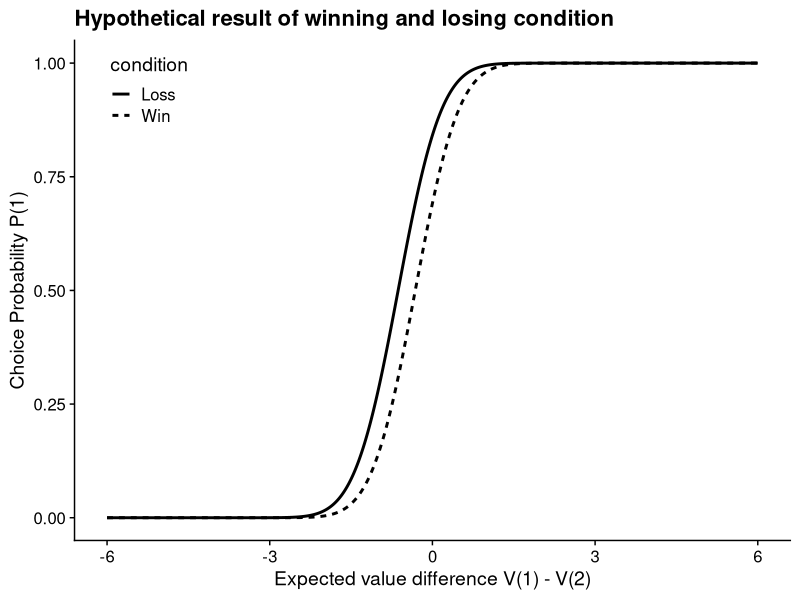
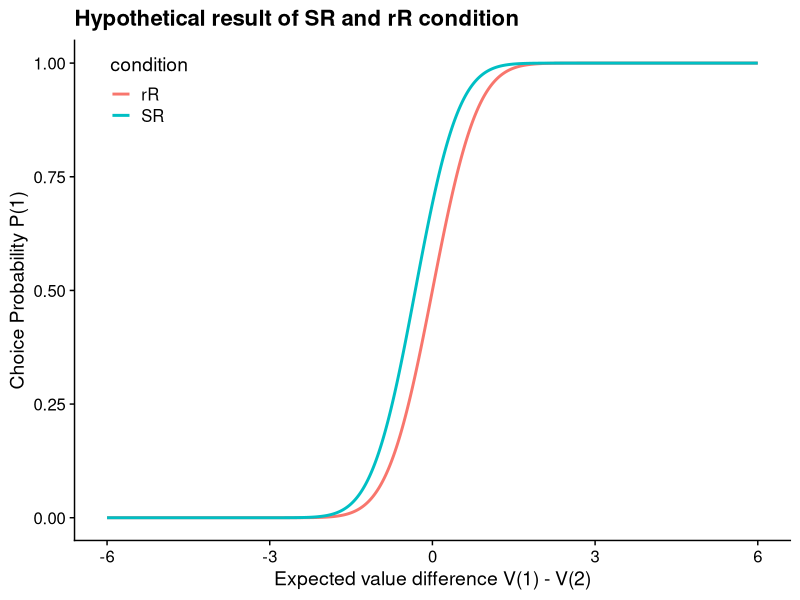
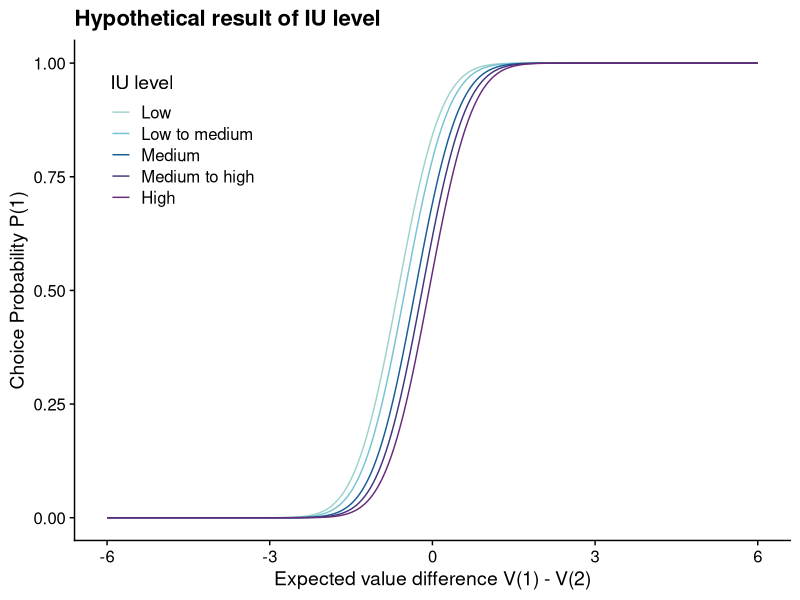
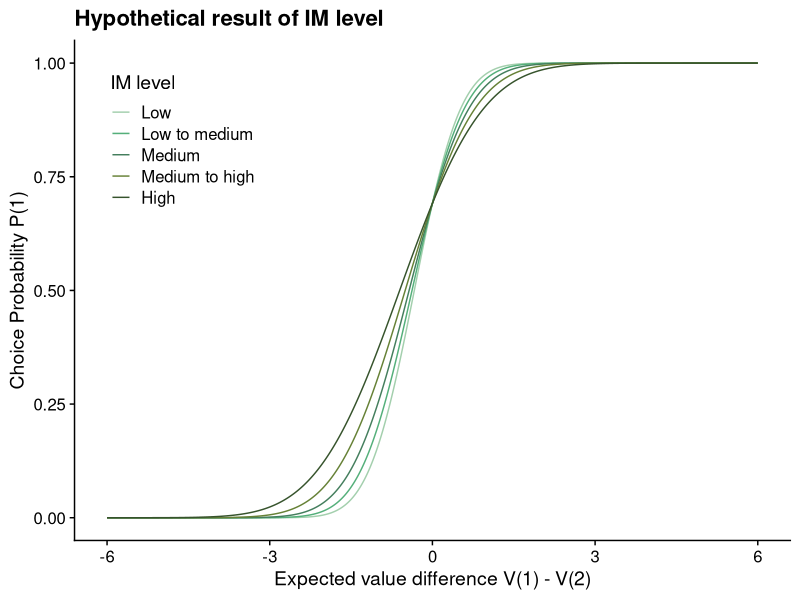
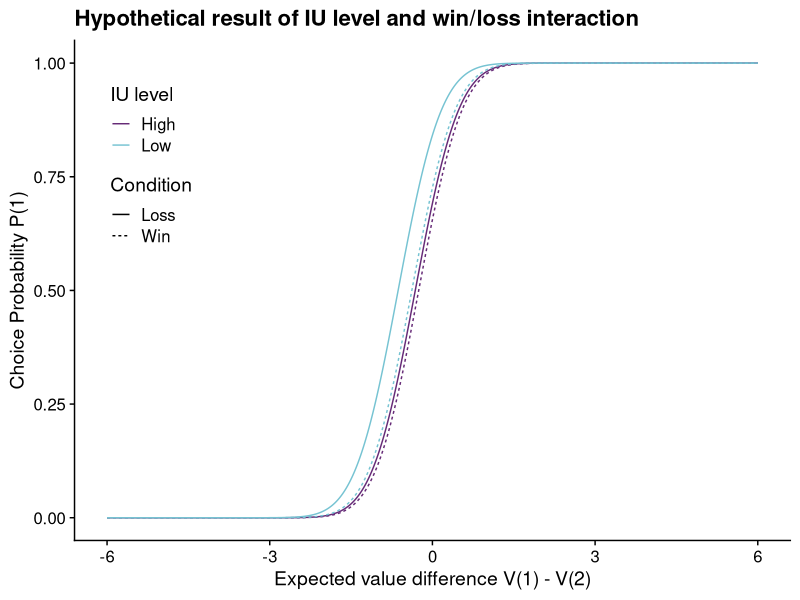
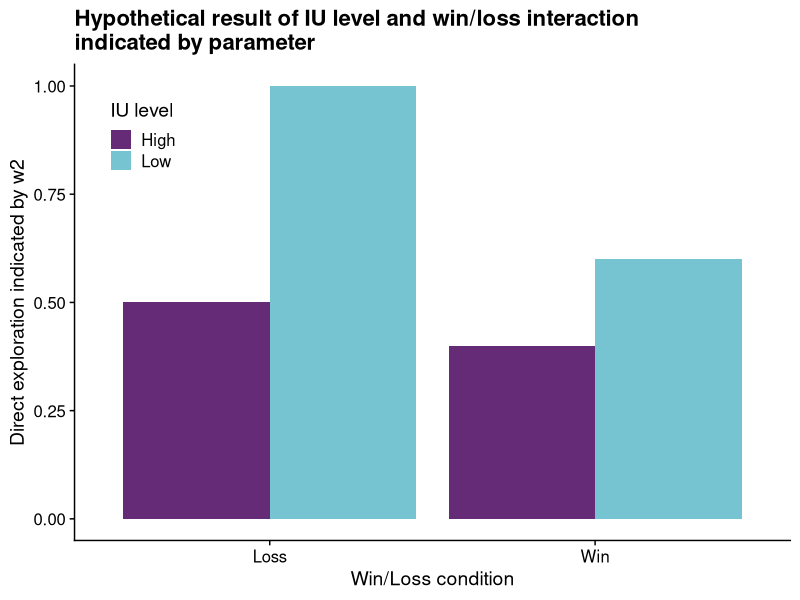
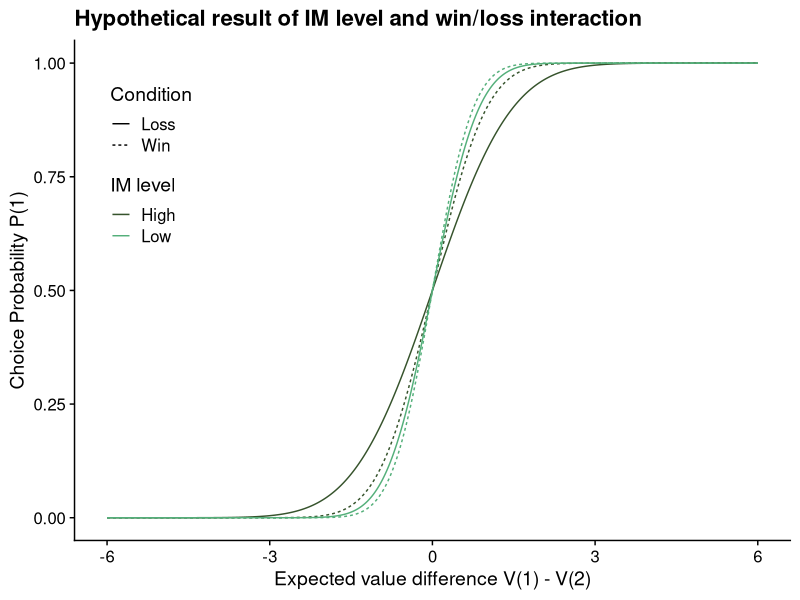
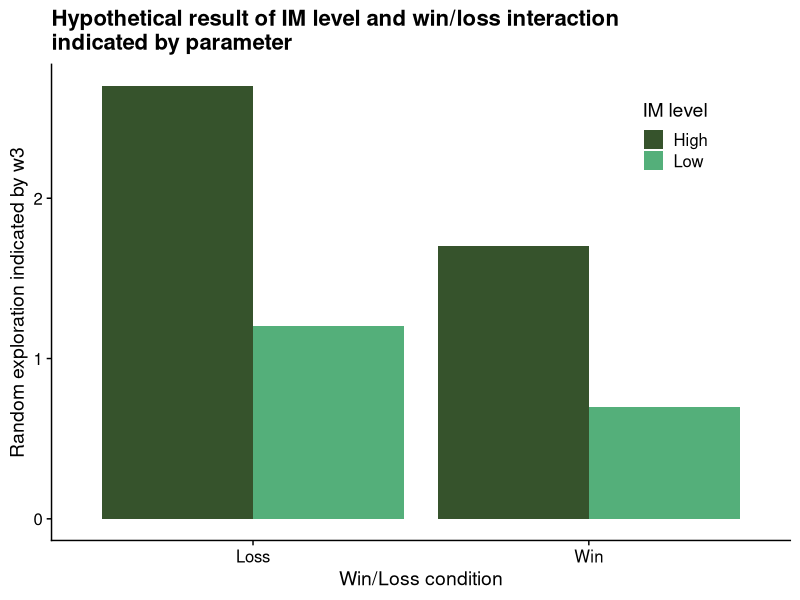

These figures' R source, in order: (Note: this script raises an error after producing the figures.)
## ---- chunk 1
knitr::opts_chunk$set(warning = FALSE, echo=FALSE)
library("tidyverse")
library("cowplot")
colorset_1 <- c("#9FD2CD", "#76C3D2", "#165D95", "#3E377E", "#662B77") # Colours of Sheffield row 5
colorset_2 <- c("#A3CFAD", "#54AF7A", "#447E5D", "#668136", "#36532C") # Colours of Sheffield row 6
## ---- chunk 2
V <- seq(-6, 6, 0.01)
Win <- pnorm(V + 0.5 + V/ 1.72) # 1.72 is the standard deviation of the population (TU)
Loss <- pnorm(V + 1 + V/ 1.72)
data_win_loss <- data.frame(V, Win, Loss) %>% 
  gather(key = "condition", value = "P", -V)

SR <- pnorm(V + 0.5 + V/ 1.72)
rR <- pnorm(V + V/ 1.89) # 1.89 is the standard deviation of the population (TU)
data_SR_rR <- data.frame(V, SR, rR) %>% 
  gather(key = "condition", value = "P", -V)
## ---- chunk 3
win_loss <- ggplot(data_win_loss, aes(x = V, y = P, linetype = condition)) +
  geom_line(linewidth = 1) +
  labs(x = "Expected value difference V(1) - V(2)",
       y = "Choice Probability P(1)",
       title = "Hypothetical result of winning and losing condition") +
  theme_cowplot() +
  theme(legend.position = c(0.05, 0.9))
win_loss
## ---- chunk 4
r <- c(-1,-1,-1,0,0,0,0,0,0,1,1,1)
R <- c(1,2,3,3,4,4,4,4,5,5,6,7)
V_r <- var(r) * 12/11 # using the variance of the population instead of the unbiased estimator
V_R <- var(R) * 12/11
sqrt(V_R + 0)
## ---- chunk 5
sqrt(V_r + V_R)
## ---- chunk 6
SR_rR <- ggplot(data_SR_rR, aes(x = V, y = P, colour = condition)) +
  geom_line(linewidth = 1) +
  labs(x = "Expected value difference V(1) - V(2)",
       y = "Choice Probability P(1)",
       title = "Hypothetical result of SR and rR condition") +
  theme_cowplot() +
  theme(legend.position = c(0.05, 0.9))
SR_rR
## ---- chunk 7
Low <- pnorm(V + 1 + V/ 1.72)
Low_M <- pnorm(V + 0.8 + V/ 1.72)
Medium <- pnorm(V + 0.5 + V/ 1.72)
Medium_H <- pnorm(V + 0.3 + V/ 1.72)
High <- pnorm(V + 0.1 + V/ 1.72)
levels = c("Low", "Low_M", "Medium", "Medium_H", "High")
labs = c("Low", "Low to medium", "Medium", "Medium to high", "High")

data_H1 <- data.frame(V, Low, Low_M, Medium, Medium_H, High) %>% 
  gather(key = "IU level", value = "P", -V) %>% 
  mutate(`IU level` = factor(`IU level`, levels = levels, labels = labs))
## ---- chunk 8
H1 <- ggplot(data_H1, aes(x = V, y = P , colour = `IU level`)) +
  geom_line() +
  labs(x = "Expected value difference V(1) - V(2)",
       y = "Choice Probability P(1)",
       title = "Hypothetical result of IU level") +
  scale_colour_manual(values = colorset_1) +
  theme_cowplot() +
  theme(legend.position = c(0.05, 0.8))
H1
## ---- chunk 9
Low <- pnorm(0.8 * V + 0.5 + 1.2 * V/ 1.72)
Low_M <- pnorm(0.4 * V + 0.5 + 1.6 * V/ 1.72)
Medium <- pnorm(0 * V + 0.5 + 2 * V/ 1.72)
Medium_H <- pnorm(-0.4 * V + 0.5 + 2.4 * V/ 1.72)
High <- pnorm(-0.8 * V + 0.5 + 2.8 * V/ 1.72)
levels = c("Low", "Low_M", "Medium", "Medium_H", "High")
labs = c("Low", "Low to medium", "Medium", "Medium to high", "High")

data_H2 <- data.frame(V, Low, Low_M, Medium, Medium_H, High) %>% 
  gather(key = "IM level", value = "P", -V) %>% 
  mutate(`IM level` = factor(`IM level`, levels = levels, labels = labs))
## ---- chunk 10
H2 <- ggplot(data_H2, aes(x = V, y = P , colour = `IM level`)) +
  geom_line() +
  labs(x = "Expected value difference V(1) - V(2)",
       y = "Choice Probability P(1)",
       title = "Hypothetical result of IM level") +
  scale_colour_manual(values = colorset_2) +
  theme_cowplot() +
  theme(legend.position = c(0.05, 0.8))
H2
## ---- chunk 11
w2_LW <- 0.6
w2_HW <- 0.4
w2_LL <- 1
w2_HL <- 0.5
Low_Win <- pnorm(V + w2_LW + V/ 1.72)
Low_Loss <- pnorm(V + w2_LL + V/ 1.72)
High_Win <- pnorm(V + w2_HW + V/ 1.72)
High_Loss <- pnorm(V + w2_HL + V/ 1.72)
data_H3 <- data.frame(V, Low_Win, Low_Loss, High_Win, High_Loss) %>% 
  gather(key = "Condition", value = "P", -V) %>%
  separate(Condition, into = c("IU level", "Condition"), sep = "_") 

data_H3_w2 <- tibble(
  w2 = c(w2_LW, w2_HW, w2_LL, w2_HL),
  Condition = c("Win", "Win", "Loss", "Loss"),
  `IU level` = c("Low", "High", "Low", "High"))
## ---- chunk 12
H3 <- ggplot(data_H3, aes(x = V, y = P, colour = `IU level`, linetype = Condition)) +
  geom_line() +
  labs(x = "Expected value difference V(1) - V(2)",
       y = "Choice Probability P(1)",
       title = "Hypothetical result of IU level and win/loss interaction") +
  scale_colour_manual(values = c(colorset_1[[5]], colorset_1[[2]])) +
  theme_cowplot() +
  theme(legend.position = c(0.05, 0.75))
H3
## ---- chunk 13
H3_w2 <- ggplot(data_H3_w2, aes(x = Condition, y = w2, fill = `IU level`)) +
  geom_bar(stat = "identity", position = "dodge") +
  labs(x = "Win/Loss condition",
       y = "Direct exploration indicated by w2",
       title = "Hypothetical result of IU level and win/loss interaction \nindicated by parameter") +
  theme_cowplot() +
  scale_fill_manual(values = c(colorset_1[[5]], colorset_1[[2]])) +
  theme(legend.position = c(0.05, 0.85))
H3_w2
## ---- chunk 14
w3_LW <- 0.7
w3_HW <- 1.7
w3_LL <- 1.2
w3_HL <- 2.7
Low_Win <- pnorm((2 - w3_LW) * V + w3_LW * V/ 1.72)
Low_Loss <- pnorm((2 - w3_LL) * V + w3_LL * V/ 1.72)
High_Win <- pnorm((2 - w3_HW) * V + w3_HW * V/ 1.72)
High_Loss <- pnorm((2 - w3_HL) * V + w3_HL * V/ 1.72)
data_H4 <- data.frame(V, Low_Win, Low_Loss, High_Win, High_Loss) %>% 
  gather(key = "Condition", value = "P", -V) %>%
  separate(Condition, into = c("IM level", "Condition"), sep = "_") 

data_H4_w3 <- tibble(
  w3 = c(w3_LW, w3_HW, w3_LL, w3_HL),
  Condition = c("Win", "Win", "Loss", "Loss"),
  `IM level` = c("Low", "High", "Low", "High"))
## ---- chunk 15
H4 <- ggplot(data_H4, aes(x = V, y = P, colour = `IM level`, linetype = Condition)) +
  geom_line() +
  labs(x = "Expected value difference V(1) - V(2)",
       y = "Choice Probability P(1)",
       title = "Hypothetical result of IM level and win/loss interaction") +
  scale_colour_manual(values = c(colorset_2[[5]], colorset_2[[2]])) +
  theme_cowplot() +
  theme(legend.position = c(0.05, 0.75))
H4
## ---- chunk 16
H4_w3 <- ggplot(data_H4_w3, aes(x = Condition, y = w3, fill = `IM level`)) +
  geom_bar(stat = "identity", position = "dodge") +
  labs(x = "Win/Loss condition",
       y = "Random exploration indicated by w3",
       title = "Hypothetical result of IM level and win/loss interaction \nindicated by parameter") +
  scale_fill_manual(values = c(colorset_2[[5]], colorset_2[[2]])) +
  theme_cowplot() +
  theme(legend.position = c(0.8, 0.85))
H4_w3
## ---- chunk 17
ggsave2("fig/H4.png", H4, width = 7, height = 4)
ggsave2("fig/H4_w3.png", H4_w3, width = 7, height = 4)
ggsave2("fig/H3_w2.png", H3_w2, width = 7, height = 4)
ggsave2("fig/H3.png", H3, width = 7, height = 4)
ggsave2("fig/H2.png", H2, width = 6, height = 4)
ggsave2("fig/H1.png", H1, width = 6, height = 4)
ggsave2("fig/SR_rR.png", SR_rR, width = 6, height = 4)
ggsave2("fig/win_loss.png", win_loss, width = 6, height = 4)
